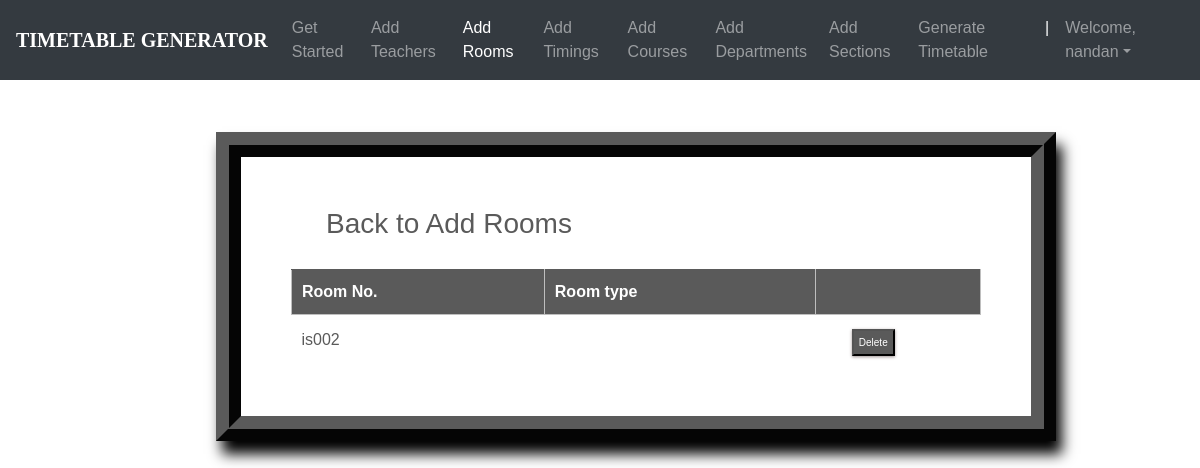
/rooms_list/ (signed in), run on an earlier commit of the app's database.
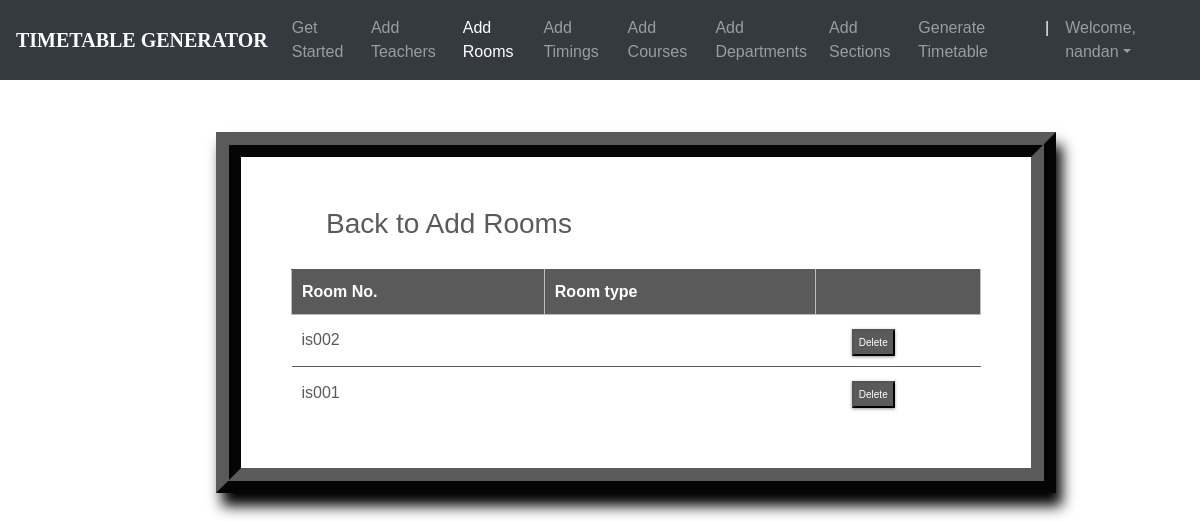
And on a later commit of the database.
### ttgen/models.py (models this page shows, shortened)
class Room(models.Model):
    r_number = models.CharField(max_length=6)
    seating_capacity = models.IntegerField(default=60)
    r_type = models.CharField(max_length=10,choices=ROOM_TYPES)

### ttgen/views.py (the view)
# urls.py: path('rooms_list/', views.room_list, name='editrooms'),
@login_required
def room_list(request):
    context = {
        'rooms': Room.objects.all()
    }
    return render(request, 'roomslist.html', context)

### templates/roomslist.html (shortened to what this page needs)
<!DOCTYPE html>
<html lang="en">
<head>
	<link rel="stylesheet" href="https://maxcdn.bootstrapcdn.com/bootstrap/4.0.0/css/bootstrap.min.css">
    <link rel="stylesheet" type="text/css" href="static/css/index.css">
</head>
<body>
        <header>
			<nav class="navbar navbar-expand-md navbar-dark fixed-top bg-dark">
                <a class="navbar-brand" href="#"><b>TIMETABLE GENERATOR</b></a>
                <div class="collapse navbar-collapse" id="navbarCollapse">
                    <ul class="navbar-nav ml-auto">
                    <li class="nav-item">
                        <a class="nav-link" href="{% url 'admindash' %}">Get Started</a>
                    </li>
                    <li class="nav-item">
                        <a class="nav-link" href="{% url 'addInstructors' %}">Add Teachers</a>
                    </li>
                    <li class="nav-item active">
                        <a class="nav-link" href="{% url 'addRooms' %}">Add Rooms</a>
                    </li>
                    <li class="nav-item">
		                <a class="nav-link" href="{% url 'addTimings' %}">Add Timings</a>
		            </li>
                    <li class="nav-item">
                        <a class="nav-link" href="{% url 'addCourses' %}">Add Courses</a>
                    </li>
                    <li class="nav-item">
			            <a class="nav-link" href="{% url 'addDepts' %}">Add Departments</a>
		            </li>
                    <li class="nav-item">
			            <a class="nav-link" href="{% url 'addSections' %}">Add Sections</a>
		            </li>
                    <li class="nav-item">
			            <a class="nav-link" href="{% url 'generate' %}">Generate Timetable</a>
		            </li>
                    <li class="nav-item active">
			            <a class="nav-link">|</a>
		            </li>
                    <li class="nav-item dropdown">
		                <a class="nav-link dropdown-toggle" href="#" id="dropdown03" data-toggle="dropdown" aria-haspopup="true" aria-expanded="false">Welcome, {{ user.first_name }}</a>
		            </li>
                    </ul>
                </div>
            </nav>
        </header>
        {% block content %}
        {% load static %}
        <br>
        <br>
<fieldset class="fieldset">
    <a href="{% url 'addRooms'%}"><h1 class="tablink" onclick="openPage('new')" id="defaultOpen">Back to Add Rooms</h1></a>
    <div class="tabcontent" id="edit">
        <table class="table1">
            <thead>
            <tr class="table-headers">
            <th>Room No.</th>
            <th>Room type</th>
            <th  class="empty"></th>
            </tr>
            </thead>
            <tbody>
            {% for rm in rooms %}
            <tr>
             <td>{{rm.r_number}}</td>
             <td>{{rm.r_type}}</td>
             <td class="empty">
                <form action="{% url 'deleteroom' rm.id %}" method="post">
                        <input type="submit" value="Delete" class="cross">
                </form>
             </td>
             </tr>
            {% endfor %}
            </tbody>
        </table>
    </div>
</fieldset>
{% endblock %}

What changed in the data, as far as the page shows it:
added Room: r_number "is001"
